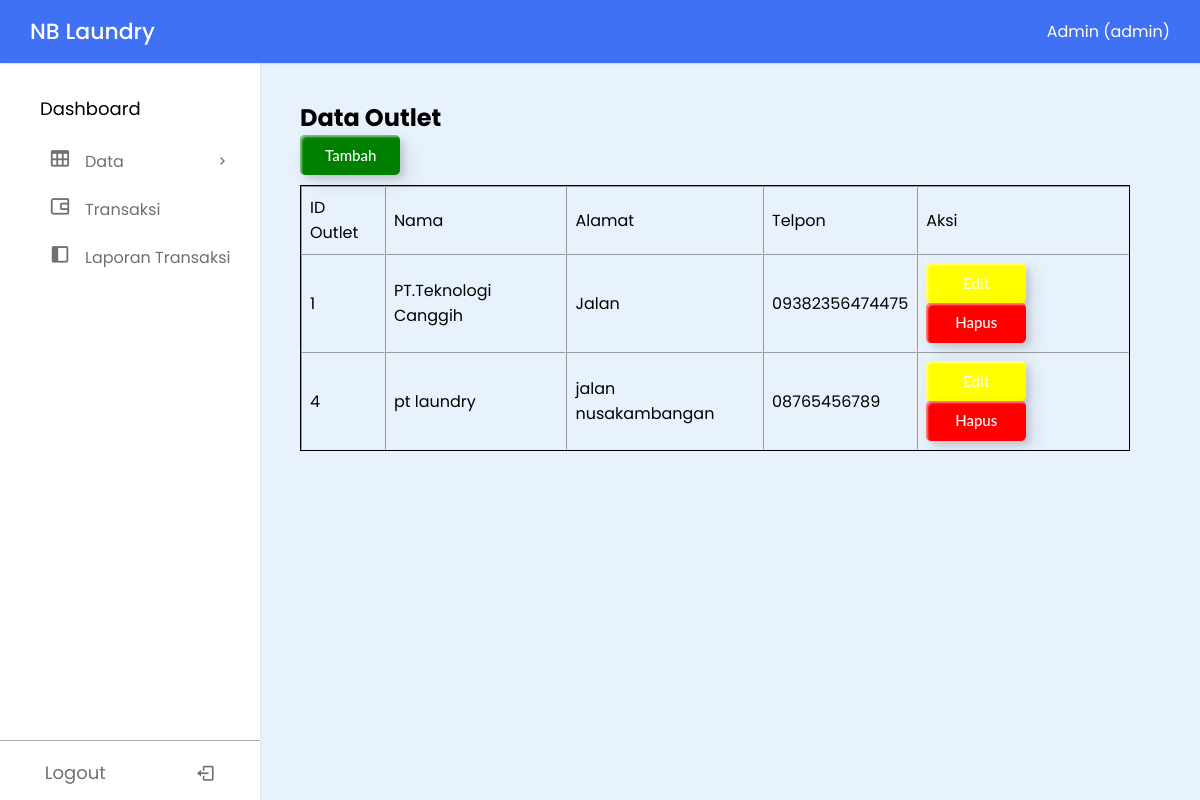
Screenshot of /dashboard.php?page=outlet (signed in) with the database file from the repository.
### tables this page shows
CREATE TABLE `tb_outlet` (
  `id_outlet` int(11) NOT NULL,
  `nama` varchar(100) NOT NULL,
  `alamat` text NOT NULL,
  `tlp` varchar(15) NOT NULL
);

### outlet/show-outlet.php (the view, shortened to what this page needs)
<section class="main">
    <h2>Data Outlet</h2>
    <button type="button" class="custom-btn btn-1" onclick="openModal('modaltambah')">
        Tambah
    </button>
    <div class="myclass">
        <table border="1">
            <tr>
                <td>ID Outlet</td>
                <td>Nama</td>
                <td>Alamat</td>
                <td>Telpon</td>
                <td colspan="2">Aksi</td>
            </tr>
            <?php
            $queryoutlet = "SELECT * FROM tb_outlet ORDER BY id_outlet ASC";
            $sql_rm = mysqli_query($conn, $queryoutlet) or die(mysqli_error($conn));
            while ($dataoutlet = mysqli_fetch_array($sql_rm)) {
                $modal_id = "modalubah" . $dataoutlet['id_outlet'];
            ?>
                <tr>
                    <td><?= $dataoutlet['id_outlet'] ?></td>
                    <td><?= $dataoutlet['nama'] ?></td>
                    <td><?= $dataoutlet['alamat'] ?></td>
                    <td><?= $dataoutlet['tlp'] ?></td>
                    <td>
                    <button type="button" class="custom-btn btn-2" data-outlet-id="<?= $dataoutlet['id_outlet'] ?>" onclick="openModal('<?php echo $modal_id ?>')">Edit</button>
                        <a href="./proses/outlet/proses-hapus-outlet.php?id_outlet=<?= $dataoutlet['id_outlet'] ?>" class="custom-btn btn-3">Hapus</a>
                    </td>
                </tr>
            <?php
            }
            ?>
        </table>
</section>

### assets/css/dashboard.css (style rules this page uses)
* { margin: 0; padding: 0; box-sizing: border-box; font-family: "Poppins", sans-serif; }
:root { --white-color: #fff; --blue-color: #4070f4; --grey-color: #707070; --grey-color-light: #aaa; }
body { background-color: #e7f2fd; transition: all 0.5s ease; }
section { padding: 100px 70px 0 300px; }
.myclass { overflow-x: auto; }
table { border-spacing: 0; width: 100%; border: 1px solid; margin-top: 10px; }
th, td { text-align: left; padding: 8px; }
.custom-btn { animation: both; width: 100px; height: 40px; color: black; border-radius: 5px; padding: 10px 25px; font-family: 'Lato', sans-serif; font-weight: 500; background: transparent; cursor: pointer; transition: all 0.3s ease; position: relative; display: inline-block; box-shadow: inset 2px 2px 2px 0px rgba(255, 255, 255, .5), 7px 7px 20px 0px rgba(0, 0, 0, .1), 4px 4px 5px 0px rgba(0, 0, 0, .1); outline: none; font-size: 15px; text-decoration: none; text-align: center; }
.btn-1 { background: green; border: none; text-align: center; color: white; }
.btn-2 { background: yellow; border: none; text-align: center; color: white; }
.btn-3 { text-align: center; background: red; border: none; color: white; }

### rows the page displays
tb_outlet: id_outlet "1", nama "PT.Teknologi Canggih", alamat "Jalan", tlp "09382356474475"
tb_outlet: id_outlet "4", nama "pt laundry", alamat "jalan nusakambangan", tlp "08765456789"

### other values shown
$_SESSION['username'] "Admin"
$_SESSION['role'] "admin"
